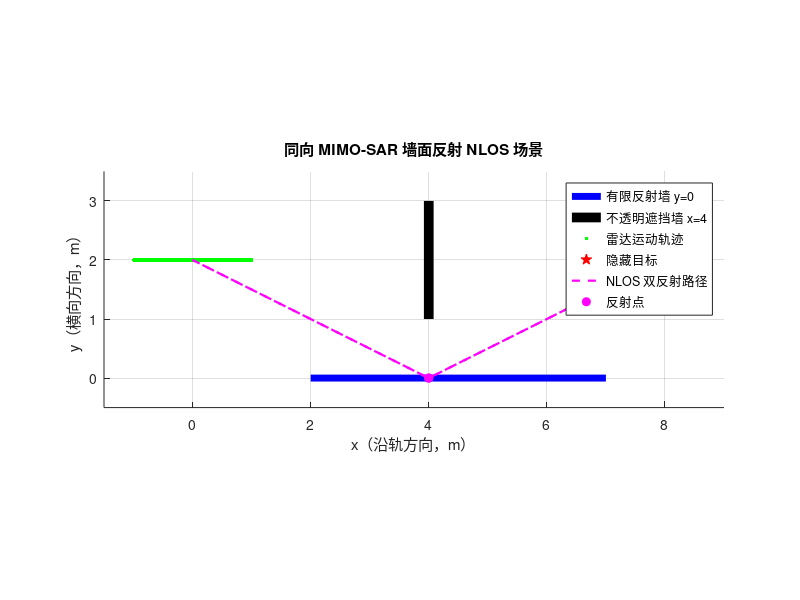

This chart was generated by the following MATLAB code: (Note: this script raises an error after producing the figure.)
%% =========================================================================
% 77 GHz FMCW 同向 MIMO-SAR 墙面反射 NLOS 成像仿真
%
% 功能：
%   1. 汽车沿 x 方向运动，MIMO Tx/Rx 线阵也沿 x 方向排列（同向孔径）
%   2. 用 y=0 的有限反射墙构造 Tx->墙->隐藏目标->墙->Rx 双反射路径
%   3. x=4 的不透明遮挡墙阻断直达路径，反射路径从其下方绕行
%   4. 生成去斜后的 FMCW 多通道回波
%   5. 比较传统直达路径 BP 与墙面模型 NLOS-BP
%
% 重要建模说明：
%   - 这是一个二维 x-y 平面、静止点目标、理想镜面反射的基准仿真。
%   - y=0 是有限长度反射墙；x=4 的遮挡墙是另一段不透明障碍物。
%     这种“侧向反射面 + 拐角遮挡”的几何，才能同时满足：
%       (a) 目标直达路径被遮挡；
%       (b) 经 y=0 反射的路径可绕开遮挡物。
%   - Tx/Rx 实际坐标用于回波生成和成像，不用虚拟相位中心替代。
%   - 假设各 Tx 已理想分离（等效正交发射）；TDM 时应按实际发射时刻
%     更新平台位置并做运动补偿。
%   - 回波生成与 BP 使用完全相同的时延、去斜和相位约定。
%
% MATLAB：建议 R2019b 或更新版本
%% =========================================================================
clear; clc; close all;
rng(7);

%% 1. 雷达与平台参数
c       = 3e8;
fc      = 77e9;
lambda  = c/fc;

B       = 1.0e9;          % FMCW 带宽
Tchirp  = 40e-6;          % Chirp 时长
Kchirp  = B/Tchirp;       % 调频斜率
fs      = 10e6;           % ADC 采样率
Ns      = round(Tchirp*fs);
tFast   = (0:Ns-1)/fs;

Nfft    = 512;            % 距离频域 FFT 点数
fAxis   = (-Nfft/2:Nfft/2-1)*(fs/Nfft);
df      = fs/Nfft;

NT      = 4;
NR      = 4;
dTx     = lambda/2;
dRx     = lambda/2;
txOffset = ((0:NT-1)-(NT-1)/2)*dTx;  % Tx 沿 x 方向
rxOffset = ((0:NR-1)-(NR-1)/2)*dRx;  % Rx 沿 x 方向

Na      = 101;            % SAR 位置数
vPlatform = 5;            % 平台速度，m/s
Tr      = 4e-3;           % 相邻慢时间采样间隔
xStart  = -1.0;
xPlatform = xStart + (0:Na-1)*vPlatform*Tr;
yRadar  = 2.0;

SNR_dB  = 30;             % 接收复基带数据 SNR
Gamma   = 0.85*exp(1j*0.15); % 理想化墙面复反射系数
sigmaTarget = 1.0;        % 点目标复散射系数

fprintf('lambda = %.4f mm\n',lambda*1e3);
fprintf('SAR aperture = %.3f m\n',xPlatform(end)-xPlatform(1));
fprintf('MIMO Tx/Rx = %d x %d, channels = %d\n',NT,NR,NT*NR);

%% 2. 场景几何
% 反射墙：y=0，有限范围 x=[2,7]
yWall = 0;
wallXMin = 2.0;
wallXMax = 7.0;

% 不透明遮挡墙：x=4，y=[1,3]，阻断雷达到目标的直达线段
xBlock = 4.0;
blockYMin = 1.0;
blockYMax = 3.0;

% 隐藏目标（在遮挡墙右侧）
targetXY = [8.0, 2.0];

% 雷达轨迹 y=2；目标也位于 y=2
% 直达线经过 x=4,y约2，被遮挡墙挡住。
% 反射路径经 y=0，反射点在 x约3.5~4.5，低于遮挡墙。

%% 3. 检查目标对应的反射几何是否有效
xTxTest = xPlatform(ceil(Na/2)) + txOffset;
xRxTest = xPlatform(ceil(Na/2)) + rxOffset;
for m = 1:NT
    qTx = (xTxTest(m)+targetXY(1))/2;
    assert(qTx >= wallXMin && qTx <= wallXMax, ...
        'Tx 反射点落在有限反射墙范围外，请调整墙长或场景。');
end
for k = 1:NR
    qRx = (xRxTest(k)+targetXY(1))/2;
    assert(qRx >= wallXMin && qRx <= wallXMax, ...
        'Rx 反射点落在有限反射墙范围外，请调整墙长或场景。');
end

% 目标直达路径是否被遮挡（以中间平台位置、中间 Tx/Rx 检查）
xMid = xPlatform(ceil(Na/2));
xTxMid = xMid + txOffset(ceil(NT/2));
xRxMid = xMid + rxOffset(ceil(NR/2));
yAtBlockTx = yRadar + (targetXY(2)-yRadar)*(xBlock-xTxMid)/(targetXY(1)-xTxMid);
yAtBlockRx = yRadar + (targetXY(2)-yRadar)*(xBlock-xRxMid)/(targetXY(1)-xRxMid);
assert(yAtBlockTx >= blockYMin && yAtBlockTx <= blockYMax && ...
       yAtBlockRx >= blockYMin && yAtBlockRx <= blockYMax, ...
       '当前直达路径没有被遮挡墙挡住，请检查几何参数。');

%% 4. 绘制场景几何
figure('Color','w','Name','NLOS 场景几何');
hold on; grid on; axis equal;
plot([wallXMin wallXMax],[yWall yWall],'b-','LineWidth',5);
plot([xBlock xBlock],[blockYMin blockYMax],'k-','LineWidth',7);
plot(xPlatform,yRadar*ones(size(xPlatform)),'g.','MarkerSize',8);
plot(targetXY(1),targetXY(2),'rp','MarkerFaceColor','r','MarkerSize',14);

% 绘制中间通道的反射路径
m0 = ceil(NT/2); k0 = ceil(NR/2); n0 = ceil(Na/2);
xT0 = xPlatform(n0)+txOffset(m0);
xR0 = xPlatform(n0)+rxOffset(k0);
qT0 = [(xT0+targetXY(1))/2, yWall];
qR0 = [(xR0+targetXY(1))/2, yWall];
plot([xT0 qT0(1) targetXY(1) qR0(1) xR0], ...
     [yRadar yWall targetXY(2) yWall yRadar], ...
     'm--','LineWidth',1.6);
plot(qT0(1),qT0(2),'mo','MarkerFaceColor','m');
plot(qR0(1),qR0(2),'mo','MarkerFaceColor','m');

xlabel('x（沿轨方向，m）');
ylabel('y（横向方向，m）');
title('同向 MIMO-SAR 墙面反射 NLOS 场景');
legend('有限反射墙 y=0','不透明遮挡墙 x=4','雷达运动轨迹', ...
       '隐藏目标','NLOS 双反射路径','反射点','Location','best');
xlim([-1.5 9]); ylim([-0.5 3.5]);

%% 5. 生成 NLOS FMCW 去斜回波
% 数据维度：NT x NR x Na x Ns
rxIF = complex(zeros(NT,NR,Na,Ns,'single'));
tFastRow = single(tFast);

fprintf('正在生成 NLOS FMCW 回波...\n');
for m = 1:NT
    for k = 1:NR
        for n = 1:Na
            xTx = xPlatform(n)+txOffset(m);
            xRx = xPlatform(n)+rxOffset(k);
            xP  = targetXY(1);
            yP  = targetXY(2);

            % y=0 镜面反射：镜像法给出的反射点 x 坐标
            hMirror = yP + yRadar - 2*yWall;
            qTxX = xTx + (yRadar-yWall)/hMirror*(xP-xTx);
            qRxX = xRx + (yRadar-yWall)/hMirror*(xP-xRx);

            % 有限反射墙有效性检查
            if qTxX < wallXMin || qTxX > wallXMax || ...
               qRxX < wallXMin || qRxX > wallXMax
                error('存在通道的镜面反射点超出墙面范围。');
            end

            % Tx->wall->target 与 target->wall->Rx 的实际折线路径长度
            % 每一侧的两段长度相等（本例雷达与目标到墙的高度均为2m）
            % 镜像 Tx/Rx 到目标的直线距离，等于对应两段折线路径长度
            RtxLeg = sqrt((xP-xTx)^2 + hMirror^2);
            RrxLeg = sqrt((xP-xRx)^2 + hMirror^2);
            Lpath = RtxLeg+RrxLeg;
            tau = Lpath/c;

            % 传播幅度：简化球面扩散模型 + 两次墙面反射 + 目标散射
            alpha = sigmaTarget*(Gamma^2)/(max(RtxLeg*RrxLeg,1e-6));

            % 去斜信号：s_rx(t)*conj(s_tx(t))
            % beat 频率 f_b=-K*tau
            phaseFast = exp(-1j*2*pi*Kchirp*tau*tFastRow ...
                            +1j*pi*Kchirp*tau^2);
            echo = alpha*exp(-1j*2*pi*fc*tau).*phaseFast;

            rxIF(m,k,n,:) = single(echo);
        end
    end
end

% 按整体信号功率加入复高斯白噪声
sigPower = mean(abs(rxIF(:)).^2);
noisePower = sigPower/10^(SNR_dB/10);
noise = sqrt(noisePower/2)*(randn(size(rxIF),'single') + ...
                            1j*randn(size(rxIF),'single'));
rxIF = rxIF + noise;

fprintf('回波生成完成。平均信号功率 %.3e，噪声功率 %.3e\n', ...
        sigPower,noisePower);

%% 6. 距离频域处理
% 对快时间加窗并做 FFT。归一化使峰值量级不随 Ns 改变。
win = single(0.5-0.5*cos(2*pi*(0:Ns-1)/Ns));
win4 = reshape(win,[1 1 1 Ns]);
rangeFFT = fftshift(fft(rxIF.*win4,Nfft,4),4)/sum(win);

% 选取一个代表通道显示拍频谱
specShow = squeeze(abs(rangeFFT(ceil(NT/2),ceil(NR/2),ceil(Na/2),:)));
figure('Color','w','Name','FMCW 距离频谱');
plot(fAxis/1e6,20*log10(specShow/max(specShow)+eps),'LineWidth',1.2);
grid on; xlabel('拍频（MHz）'); ylabel('归一化幅度（dB）');
title('单通道去斜信号距离频谱');

%% 7. 成像网格
% 网格间隔取 2.5 cm，避免原 5 cm 网格过粗导致点扩散函数显示成块状
xGrid = 6.5:0.025:9.5;
yGrid = 0.8:0.025:3.2;
[XX,YY] = meshgrid(xGrid,yGrid);
[nY,nX] = size(XX);

imgNLOS = complex(zeros(nY,nX));
imgDirect = complex(zeros(nY,nX));

% 预先整理各通道的距离 FFT 数据，维度 Na x Nfft
RD = cell(NT,NR);
for m = 1:NT
    for k = 1:NR
        RD{m,k} = squeeze(rangeFFT(m,k,:,:));
    end
end

% 频率轴从负到正，便于线性插值
fMin = fAxis(1);

% SAR 慢时间加 Hann 孔径加权，降低有限孔径旁瓣
apWeight = 0.5-0.5*cos(2*pi*(0:Na-1)/(Na-1));
apWeight = apWeight / max(apWeight);

fprintf('正在执行直达模型失配成像与 NLOS-BP，请稍候...\n');

%% 8. BP 成像
for iy = 1:nY
    for ix = 1:nX
        xP = XX(iy,ix);
        yP = YY(iy,ix);

        sumN = 0;
        sumD = 0;
        nValidN = 0;
        nValidD = 0;

        for m = 1:NT
            for k = 1:NR
                % 该通道在所有 SAR 位置的实际 Tx/Rx 坐标
                xTx = xPlatform + txOffset(m);
                xRx = xPlatform + rxOffset(k);

                %% 8.1 NLOS 路径：Tx->wall->pixel->wall->Rx
                hMirror = yP + yRadar - 2*yWall;
                qTxX = xTx + (yRadar-yWall)./hMirror.*(xP-xTx);
                qRxX = xRx + (yRadar-yWall)./hMirror.*(xP-xRx);

                validWall = qTxX>=wallXMin & qTxX<=wallXMax & ...
                            qRxX>=wallXMin & qRxX<=wallXMax;

                % 检查反射路径是否避开 x=xBlock 的不透明遮挡墙。
                % 路径的每一段与 x=xBlock 相交时，交点 y 必须在遮挡墙之外。
                validOcc = true(1,Na);
                for nn = 1:Na
                    % Tx -> qTx
                    if (xBlock-min(xTx(nn),qTxX(nn)) >= 0) && ...
                       (xBlock-max(xTx(nn),qTxX(nn)) <= 0)
                        if abs(qTxX(nn)-xTx(nn)) > eps
                            mu = (xBlock-xTx(nn))/(qTxX(nn)-xTx(nn));
                            yCross = yRadar + mu*(yWall-yRadar);
                            if yCross>=blockYMin && yCross<=blockYMax
                                validOcc(nn)=false;
                            end
                        end
                    end
                    % qTx -> pixel
                    if (xBlock-min(qTxX(nn),xP) >= 0) && ...
                       (xBlock-max(qTxX(nn),xP) <= 0)
                        if abs(xP-qTxX(nn)) > eps
                            mu = (xBlock-qTxX(nn))/(xP-qTxX(nn));
                            yCross = yWall + mu*(yP-yWall);
                            if yCross>=blockYMin && yCross<=blockYMax
                                validOcc(nn)=false;
                            end
                        end
                    end
                    % pixel -> qRx
                    if (xBlock-min(xP,qRxX(nn)) >= 0) && ...
                       (xBlock-max(xP,qRxX(nn)) <= 0)
                        if abs(qRxX(nn)-xP) > eps
                            mu = (xBlock-xP)/(qRxX(nn)-xP);
                            yCross = yP + mu*(yWall-yP);
                            if yCross>=blockYMin && yCross<=blockYMax
                                validOcc(nn)=false;
                            end
                        end
                    end
                    % qRx -> Rx
                    if (xBlock-min(qRxX(nn),xRx(nn)) >= 0) && ...
                       (xBlock-max(qRxX(nn),xRx(nn)) <= 0)
                        if abs(xRx(nn)-qRxX(nn)) > eps
                            mu = (xBlock-qRxX(nn))/(xRx(nn)-qRxX(nn));
                            yCross = yWall + mu*(yRadar-yWall);
                            if yCross>=blockYMin && yCross<=blockYMax
                                validOcc(nn)=false;
                            end
                        end
                    end
                end

                % 镜像源到像素的距离，等于 Tx->墙->像素 / 像素->墙->Rx
                Rtx = sqrt((xP-xTx).^2+hMirror.^2);
                Rrx = sqrt((xP-xRx).^2+hMirror.^2);
                tauN = (Rtx+Rrx)/c;

                % NLOS 路径的拍频查询位置
                fQueryN = -Kchirp*tauN;
                valN = interp_range_fft(RD{m,k},fQueryN,fMin,df,Nfft);

                % 与回波生成完全一致的去斜相位补偿
                phaseCompN = exp(1j*2*pi*fc*tauN - 1j*pi*Kchirp*tauN.^2);
                useN = validWall & validOcc;
                sumN = sumN + sum(valN(useN).*phaseCompN(useN).*apWeight(useN));
                nValidN = nValidN + sum(apWeight(useN));

                %% 8.2 传统直接路径 BP（但本场景直达路径被遮挡）
                RtxD = sqrt((xP-xTx).^2+(yP-yRadar)^2);
                RrxD = sqrt((xP-xRx).^2+(yP-yRadar)^2);
                tauD = (RtxD+RrxD)/c;
                fQueryD = -Kchirp*tauD;
                valD = interp_range_fft(RD{m,k},fQueryD,fMin,df,Nfft);
                phaseCompD = exp(1j*2*pi*fc*tauD - 1j*pi*Kchirp*tauD.^2);

                % 传统 BP 故意使用“直达路径”时延去匹配实际 NLOS 回波，
                % 用于展示传播模型失配造成的失焦。这里不屏蔽被遮挡的直达假设；
                % 真实数据中并没有直达回波，只有墙面反射 NLOS 回波。
                sumD = sumD + sum(valD.*phaseCompD.*apWeight);
                nValidD = nValidD + sum(apWeight);
            end
        end

        if nValidN>0
            imgNLOS(iy,ix)=sumN/nValidN;
        end
        if nValidD>0
            imgDirect(iy,ix)=sumD/nValidD;
        end
    end
    if mod(iy,5)==0
        fprintf('成像进度：%d / %d 行\n',iy,nY);
    end
end

%% 9. 归一化与显示
% 关键修正：两幅图使用同一个参考幅度，禁止各自归一化到自己的最大值。
% 传统直达模型图是“将 NLOS 回波错误地按直达路径匹配”的失配诊断图，
% 不是一个真正含有直达回波的传统 SAR 成像结果。
commonScale = max(abs(imgNLOS(:)));
imgN_dB = 20*log10(abs(imgNLOS)/commonScale+1e-6);
imgD_dB = 20*log10(abs(imgDirect)/commonScale+1e-6);

figure('Color','w','Name','直达路径模型失配诊断');
imagesc(xGrid,yGrid,imgD_dB);
axis xy equal tight; colorbar; caxis([-40 5]);
hold on; plot(targetXY(1),targetXY(2),'rp','MarkerFaceColor','r','MarkerSize',12);
xlabel('x（m）'); ylabel('y（m）');
title('直达路径模型匹配 NLOS 回波（失配诊断，非真实直达成像）');

figure('Color','w','Name','墙面反射 NLOS-BP');
imagesc(xGrid,yGrid,imgN_dB);
axis xy equal tight; colorbar; caxis([-40 0]);
hold on; plot(targetXY(1),targetXY(2),'rp','MarkerFaceColor','r','MarkerSize',12);
xlabel('x（m）'); ylabel('y（m）');
title('墙面反射 NLOS-BP 成像结果');

figure('Color','w','Name','BP 对比');
tiledlayout(1,2,'Padding','compact','TileSpacing','compact');
nexttile;
imagesc(xGrid,yGrid,imgD_dB); axis xy equal tight; colorbar; caxis([-40 0]);
hold on; plot(targetXY(1),targetXY(2),'rp','MarkerFaceColor','r');
xlabel('x（m）'); ylabel('y（m）');
title('直达模型失配诊断');
nexttile;
imagesc(xGrid,yGrid,imgN_dB); axis xy equal tight; colorbar; caxis([-40 0]);
hold on; plot(targetXY(1),targetXY(2),'rp','MarkerFaceColor','r');
xlabel('x（m）'); ylabel('y（m）');
title('墙面反射 NLOS-BP');
sgtitle('同向 MIMO-SAR 非视域成像对比（统一幅度标尺）');

%% 10. 输出峰值定位误差
[~,idxMax] = max(abs(imgNLOS(:)));
[iyMax,ixMax] = ind2sub(size(imgNLOS),idxMax);
peakXY = [xGrid(ixMax),yGrid(iyMax)];
locError = norm(peakXY-targetXY);

fprintf('\n========== 仿真结果 ==========\n');
fprintf('真实目标位置：(%.3f, %.3f) m\n',targetXY(1),targetXY(2));
fprintf('NLOS-BP 峰值位置：(%.3f, %.3f) m\n',peakXY(1),peakXY(2));
fprintf('定位误差：%.4f m\n',locError);
fprintf('NLOS-BP 峰值幅度（归一化前）：%.4e\n',abs(imgNLOS(iyMax,ixMax)));
fprintf('直达模型失配峰值 / NLOS-BP 峰值：%.2f dB\n', ...
    20*log10(max(abs(imgDirect(:))) / max(abs(imgNLOS(:))) + eps));
fprintf('==============================\n');

%% 11. 说明
disp('仿真完成。');
disp('注意：本程序是理想二维镜面反射基准模型，不包含墙面粗糙散射、');
disp('多径杂波、目标运动、天线方向图、互耦和TDM时序误差。');

%% ======================== 局部函数 =========================
function yq = interp_range_fft(RDmat,fQuery,fMin,df,Nfft)
% 对每个慢时间位置，在距离 FFT 频率轴上进行复数线性插值。
% RDmat: Na x Nfft；fQuery: 1 x Na 或 Na x 1
    fQuery = fQuery(:);
    NaLocal = size(RDmat,1);
    if numel(fQuery) ~= NaLocal
        error('频率查询向量长度与慢时间采样数不一致。');
    end

    u = (fQuery-fMin)/df + 1;
    i0 = floor(u);
    frac = u-i0;

    valid = i0>=1 & i0<Nfft & isfinite(u);
    yq = complex(zeros(NaLocal,1));

    rows = find(valid);
    if ~isempty(rows)
        cols0 = i0(rows);
        cols1 = cols0+1;
        ind0 = sub2ind(size(RDmat),rows,cols0);
        ind1 = sub2ind(size(RDmat),rows,cols1);
        a = RDmat(ind0);
        b = RDmat(ind1);
        yq(rows) = a.*(1-frac(rows))+b.*frac(rows);
    end
    yq = yq.';
end
